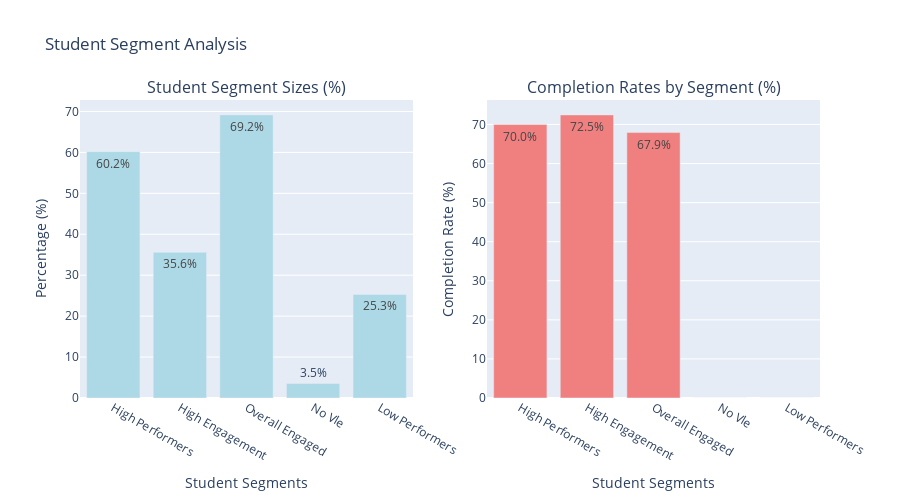

Source (notebook cell):
### Code cell
# =============================================================================
# CELL 8: Student Segments Visualization
# =============================================================================

# Create and display student segments chart
print("📊 Creating student segments visualization...")
segments_fig = create_student_segments_plot(segments)
segments_fig.show()

# Show detailed segment comparison
print("\n📋 SEGMENT COMPARISON:")
segments_df = pd.DataFrame(segments).T
segments_df = segments_df.round(1)
display(segments_df)

### Figure 1 — Plotly figure (JSON) as saved in the notebook; plotly's stock layout.template omitted (floating-point values rounded to 4 significant figures)
{"data": [{"marker": {"color": "lightblue"}, "name": "Percentage of Students", "showlegend": false, "text": ["60.2%", "35.6%", "69.2%", "3.5%", "25.3%"], "textposition": "auto", "type": "bar", "x": ["High Performers", "High Engagement", "Overall Engaged", "No Vle", "Low Performers"], "xaxis": "x", "y": [60.19, 35.6, 69.17, 3.538, 25.29], "yaxis": "y"}, {"marker": {"color": "lightcoral"}, "name": "Completion Rate", "showlegend": false, "text": ["70.0%", "72.5%", "67.9%", "0.0%", "0.0%"], "textposition": "auto", "type": "bar", "x": ["High Performers", "High Engagement", "Overall Engaged", "No Vle", "Low Performers"], "xaxis": "x2", "y": [69.99, 72.45, 67.93, 0, 0], "yaxis": "y2"}], "layout": {"annotations": [{"font": {"size": 16}, "showarrow": false, "text": "Student Segment Sizes (%)", "x": 0.225, "xanchor": "center", "xref": "paper", "y": 1, "yanchor": "bottom", "yref": "paper"}, {"font": {"size": 16}, "showarrow": false, "text": "Completion Rates by Segment (%)", "x": 0.775, "xanchor": "center", "xref": "paper", "y": 1, "yanchor": "bottom", "yref": "paper"}], "height": 500, "showlegend": false, "title": {"text": "Student Segment Analysis"}, "xaxis": {"anchor": "y", "domain": [0, 0.45], "title": {"text": "Student Segments"}}, "xaxis2": {"anchor": "y2", "domain": [0.55, 1], "title": {"text": "Student Segments"}}, "yaxis": {"anchor": "x", "domain": [0, 1], "title": {"text": "Percentage (%)"}}, "yaxis2": {"anchor": "x2", "domain": [0, 1], "title": {"text": "Completion Rate (%)"}}}}
